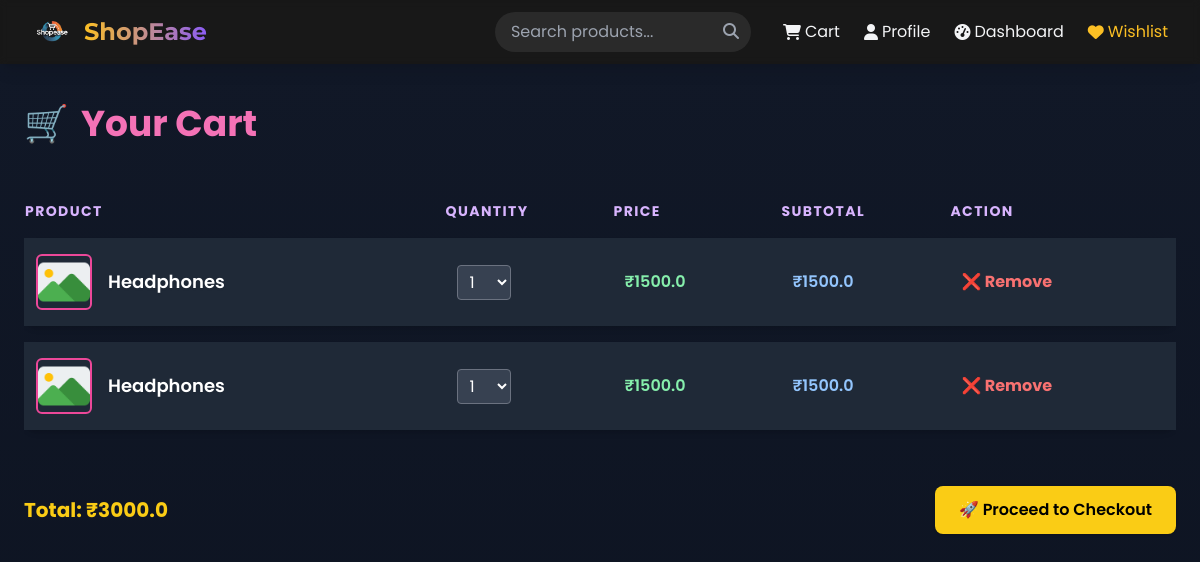
Screenshot of /cart (signed in) with the database file from the repository.
### tables this page shows
CREATE TABLE cart (
    id INTEGER PRIMARY KEY AUTOINCREMENT,
    user_id INTEGER NOT NULL,
    product_id INTEGER NOT NULL,
    quantity INTEGER NOT NULL DEFAULT 1
);

CREATE TABLE products (
            id INTEGER PRIMARY KEY AUTOINCREMENT,
            name TEXT,
            price REAL,
            category TEXT,
            description TEXT,
            stock INTEGER
        , image_url TEXT, seller_id INTEGER);

### app.py (the view)
@app.route('/cart')
def cart():
    if 'user_id' not in session:
        return redirect(url_for('login'))
    user_id = session['user_id']
    conn = sqlite3.connect('database/app.db')
    c = conn.cursor()
    c.execute('''
        SELECT cart.id as cart_id, products.*, cart.quantity
        FROM cart
        JOIN products ON cart.product_id = products.id
        WHERE cart.user_id = ?
    ''', (user_id,))
    items = [dict(zip([col[0] for col in c.description], row))
             for row in c.fetchall()]
    conn.close()
    total_price = sum(item['price'] * item['quantity'] for item in items)
    return render_template('cart.html', items=items, total_price=total_price)

### app.py (called while the page is built)
@app.context_processor
def inject_products():
    try:
        products = fetch_all_products()[:6]
    except:
        products = []
    return {'products': products}

### core/db_helper.py (called while the page is built)
def get_db_connection():
    conn = sqlite3.connect(DB_PATH)
    conn.row_factory = sqlite3.Row
    return conn

def fetch_all_products():
    conn = get_db_connection()
    cursor = conn.execute("SELECT * FROM products")
    products = cursor.fetchall()
    conn.close()
    return products

### templates/cart.html (shortened to what this page needs)
{% extends "layout.html" %}
{% block content %}
<section class="min-h-screen bg-gradient-to-b from-gray-900 to-gray-950 text-white py-10 px-4">
  <div class="max-w-6xl mx-auto">
    <h2 class="text-4xl font-bold text-pink-400 mb-10 flex items-center gap-3">
      🛒 <span>Your Cart</span>
    </h2>
    {% if items %}
    <div class="overflow-x-auto">
      <table class="w-full text-left border-separate border-spacing-y-4">
        <thead>
          <tr class="text-sm text-purple-300 uppercase tracking-widest">
            <th>Product</th>
            <th>Quantity</th>
            <th>Price</th>
            <th>Subtotal</th>
            <th>Action</th>
          </tr>
        </thead>
        <tbody>
          {% for item in items %}
          <tr class="bg-gray-800 rounded-xl overflow-hidden shadow-md">
            <td class="py-4 px-3 flex items-center gap-4">
              <img src="{{ item.image_url or url_for('static', filename='images/placeholder.png') }}"
                   class="w-14 h-14 object-cover rounded-md border-2 border-pink-500" alt="{{ item.name }}">
              <span class="font-semibold text-lg text-white drop-shadow-sm">{{ item.name }}</span>
            </td>
            <td class="px-3">
              <form method="POST" action="{{ url_for('update_quantity') }}">
                <select name="quantity"
                        class="bg-gray-700 text-white rounded px-2 py-1 border border-gray-500 hover:border-pink-500 focus:outline-none"
                        onchange="this.form.submit()">
                  {% for i in range(1, 11) %}
                  <option value="{{ i }}" {% if item.quantity == i %}selected{% endif %}>{{ i }}</option>
                  {% endfor %}
                </select>
              </form>
            </td>
            <td class="px-3 text-green-300 font-semibold">₹{{ item.price }}</td>
            <td class="px-3 text-blue-300 font-semibold">₹{{ item.price * item.quantity }}</td>
            <td class="px-3">
              <a href="{{ url_for('remove_from_cart', cart_id=item.cart_id) }}"
                 class="text-red-400 hover:text-red-600 font-bold transition duration-200 ease-in-out">
                ❌ Remove
              </a>
            </td>
          </tr>
          {% endfor %}
        </tbody>
      </table>
    </div>
    <div class="mt-10 flex justify-between items-center">
      <p class="text-xl font-bold text-yellow-400">Total: ₹{{ total_price }}</p>
      <a href="{{ url_for('checkout') }}"
         class="bg-yellow-400 text-black px-6 py-3 rounded-lg font-semibold shadow hover:bg-yellow-300 transition duration-300">
        🚀 Proceed to Checkout
      </a>
    </div>
    {% else %}
    <div class="text-center text-xl text-gray-400 mt-16">
      Your cart is empty 🛍️
    </div>
    {% endif %}
  </div>
</section>
{% endblock %}

### rows the page displays
cart: name "Headphones", quantity "1", price "1500.0", item.price*item.quantity "1500.0"
cart: name "Headphones", quantity "1", price "1500.0", item.price*item.quantity "1500.0"

### other values shown
{{ total_price }} "3000.0"
